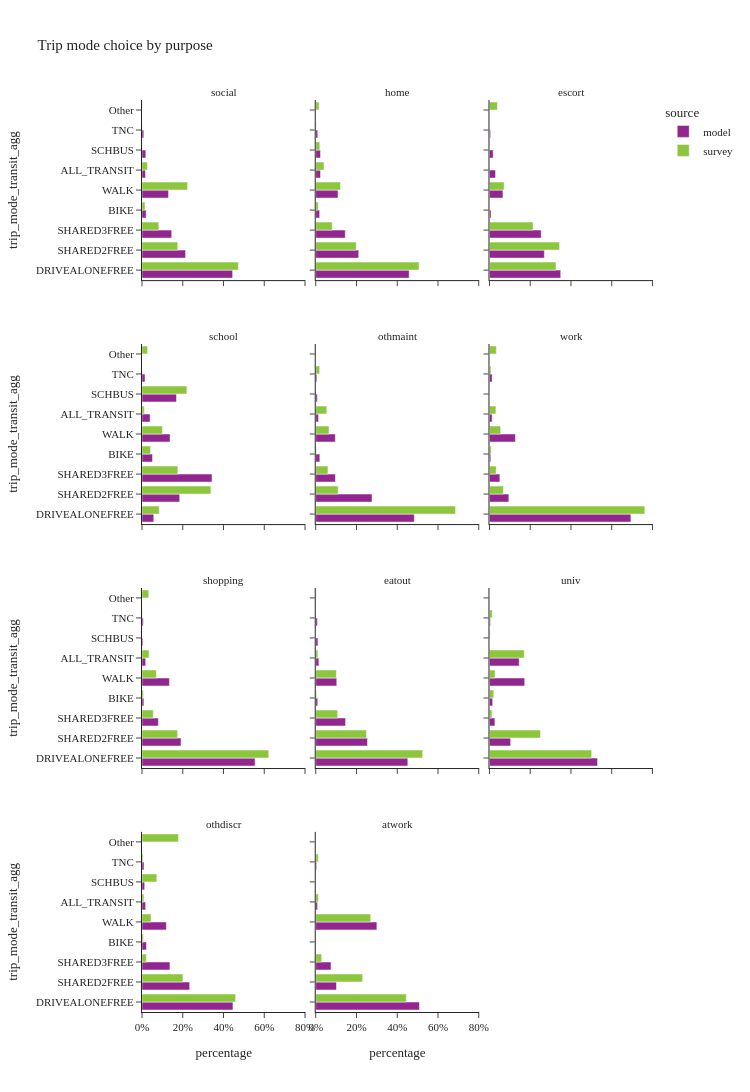
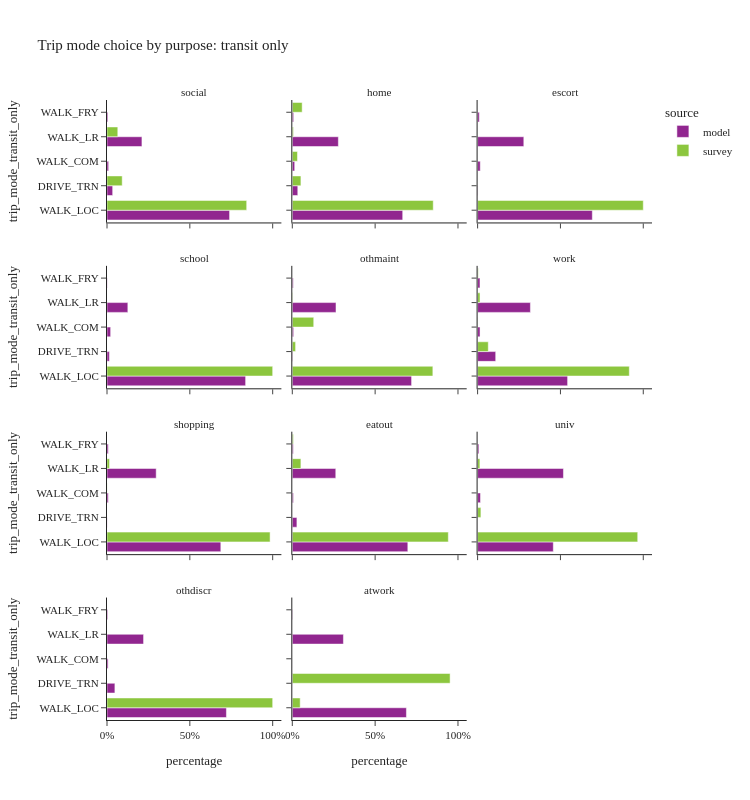

Source (notebook cell) for these figures, in order:
### Code cell
trip_mode_choice_seg(segment_col='purpose')

### Figure 1 — Plotly figure (JSON) as saved in the notebook; plotly's stock layout.template omitted (floating-point values rounded to 4 significant figures)
{"data": [{"alignmentgroup": "True", "customdata": [[164264], [79012], [53840], [7508], [48162], [6403], [6944], [3266]], "hovertemplate": "source=model<br>purpose=social<br>percentage=%{x}<br>trip_mode_transit_agg=%{y}<br>sample_size=%{customdata[0]}<extra></extra>", "legendgroup": "model", "marker": {"color": "#91268F", "pattern": {"shape": ""}}, "name": "model", "offsetgroup": "model", "orientation": "h", "showlegend": true, "textposition": "auto", "type": "bar", "x": [0.4447, 0.2139, 0.1458, 0.02032, 0.1304, 0.01733, 0.0188, 0.008841], "xaxis": "x10", "y": ["DRIVEALONEFREE", "SHARED2FREE", "SHARED3FREE", "BIKE", "WALK", "ALL_TRANSIT", "SCHBUS", "TNC"], "yaxis": "y10"}, {"alignmentgroup": "True", "customdata": [[2320333], [1067182], [734106], [97428], [553133], [118721], [118426], [50540]], "hovertemplate": "source=model<br>purpose=home<br>percentage=%{x}<br>trip_mode_transit_agg=%{y}<br>sample_size=%{customdata[0]}<extra></extra>", "legendgroup": "model", "marker": {"color": "#91268F", "pattern": {"shape": ""}}, "name": "model", "offsetgroup": "model", "orientation": "h", "showlegend": false, "textposition": "auto", "type": "bar", "x": [0.4586, 0.2109, 0.1451, 0.01926, 0.1093, 0.02346, 0.0234, 0.009988], "xaxis": "x11", "y": ["DRIVEALONEFREE", "SHARED2FREE", "SHARED3FREE", "BIKE", "WALK", "ALL_TRANSIT", "SCHBUS", "TNC"], "yaxis": "y11"}, {"alignmentgroup": "True", "customdata": [[407405], [313946], [295959], [8830], [77016], [34672], [21127], [6372]], "hovertemplate": "source=model<br>purpose=escort<br>percentage=%{x}<br>trip_mode_transit_agg=%{y}<br>sample_size=%{customdata[0]}<extra></extra>", "legendgroup": "model", "marker": {"color": "#91268F", "pattern": {"shape": ""}}, "name": "model", "offsetgroup": "model", "orientation": "h", "showlegend": false, "textposition": "auto", "type": "bar", "x": [0.3496, 0.2694, 0.254, 0.007577, 0.06609, 0.02975, 0.01813, 0.005468], "xaxis": "x12", "y": ["DRIVEALONEFREE", "SHARED2FREE", "SHARED3FREE", "BIKE", "WALK", "ALL_TRANSIT", "SCHBUS", "TNC"], "yaxis": "y12"}, {"alignmentgroup": "True", "customdata": [[39812], [127478], [236633], [35570], [94920], [27501], [116521], [10269]], "hovertemplate": "source=model<br>purpose=school<br>percentage=%{x}<br>trip_mode_transit_agg=%{y}<br>sample_size=%{customdata[0]}<extra></extra>", "legendgroup": "model", "marker": {"color": "#91268F", "pattern": {"shape": ""}}, "name": "model", "offsetgroup": "model", "orientation": "h", "showlegend": false, "textposition": "auto", "type": "bar", "x": [0.05781, 0.1851, 0.3436, 0.05165, 0.1378, 0.03993, 0.1692, 0.01491], "xaxis": "x7", "y": ["DRIVEALONEFREE", "SHARED2FREE", "SHARED3FREE", "BIKE", "WALK", "ALL_TRANSIT", "SCHBUS", "TNC"], "yaxis": "y7"}, {"alignmentgroup": "True", "customdata": [[451499], [257796], [90060], [18669], [89650], [12900], [7138], [5261]], "hovertemplate": "source=model<br>purpose=othmaint<br>percentage=%{x}<br>trip_mode_transit_agg=%{y}<br>sample_size=%{customdata[0]}<extra></extra>", "legendgroup": "model", "marker": {"color": "#91268F", "pattern": {"shape": ""}}, "name": "model", "offsetgroup": "model", "orientation": "h", "showlegend": false, "textposition": "auto", "type": "bar", "x": [0.4839, 0.2763, 0.09653, 0.02001, 0.09609, 0.01383, 0.007651, 0.005639], "xaxis": "x8", "y": ["DRIVEALONEFREE", "SHARED2FREE", "SHARED3FREE", "BIKE", "WALK", "ALL_TRANSIT", "SCHBUS", "TNC"], "yaxis": "y8"}, {"alignmentgroup": "True", "customdata": [[1348720], [184814], [99138], [12729], [247345], [25079], [25389]], "hovertemplate": "source=model<br>purpose=work<br>percentage=%{x}<br>trip_mode_transit_agg=%{y}<br>sample_size=%{customdata[0]}<extra></extra>", "legendgroup": "model", "marker": {"color": "#91268F", "pattern": {"shape": ""}}, "name": "model", "offsetgroup": "model", "orientation": "h", "showlegend": false, "textposition": "auto", "type": "bar", "x": [0.6941, 0.09511, 0.05102, 0.00655, 0.1273, 0.01291, 0.01307], "xaxis": "x9", "y": ["DRIVEALONEFREE", "SHARED2FREE", "SHARED3FREE", "BIKE", "WALK", "ALL_TRANSIT", "TNC"], "yaxis": "y9"}, {"alignmentgroup": "True", "customdata": [[883946], [305008], [128023], [14744], [214401], [28809], [7273], [9915]], "hovertemplate": "source=model<br>purpose=shopping<br>percentage=%{x}<br>trip_mode_transit_agg=%{y}<br>sample_size=%{customdata[0]}<extra></extra>", "legendgroup": "model", "marker": {"color": "#91268F", "pattern": {"shape": ""}}, "name": "model", "offsetgroup": "model", "orientation": "h", "showlegend": false, "textposition": "auto", "type": "bar", "x": [0.5552, 0.1916, 0.08041, 0.009261, 0.1347, 0.01809, 0.004568, 0.006228], "xaxis": "x4", "y": ["DRIVEALONEFREE", "SHARED2FREE", "SHARED3FREE", "BIKE", "WALK", "ALL_TRANSIT", "SCHBUS", "TNC"], "yaxis": "y4"}, {"alignmentgroup": "True", "customdata": [[333712], [187411], [108222], [7293], [76144], [11423], [8046], [6008]], "hovertemplate": "source=model<br>purpose=eatout<br>percentage=%{x}<br>trip_mode_transit_agg=%{y}<br>sample_size=%{customdata[0]}<extra></extra>", "legendgroup": "model", "marker": {"color": "#91268F", "pattern": {"shape": ""}}, "name": "model", "offsetgroup": "model", "orientation": "h", "showlegend": false, "textposition": "auto", "type": "bar", "x": [0.452, 0.2539, 0.1466, 0.009879, 0.1031, 0.01547, 0.0109, 0.008138], "xaxis": "x5", "y": ["DRIVEALONEFREE", "SHARED2FREE", "SHARED3FREE", "BIKE", "WALK", "ALL_TRANSIT", "SCHBUS", "TNC"], "yaxis": "y5"}, {"alignmentgroup": "True", "customdata": [[44680], [8755], [2248], [1314], [14564], [12293], [364]], "hovertemplate": "source=model<br>purpose=univ<br>percentage=%{x}<br>trip_mode_transit_agg=%{y}<br>sample_size=%{customdata[0]}<extra></extra>", "legendgroup": "model", "marker": {"color": "#91268F", "pattern": {"shape": ""}}, "name": "model", "offsetgroup": "model", "orientation": "h", "showlegend": false, "textposition": "auto", "type": "bar", "x": [0.5305, 0.104, 0.02669, 0.0156, 0.1729, 0.146, 0.004322], "xaxis": "x6", "y": ["DRIVEALONEFREE", "SHARED2FREE", "SHARED3FREE", "BIKE", "WALK", "ALL_TRANSIT", "TNC"], "yaxis": "y6"}, {"alignmentgroup": "True", "customdata": [[407875], [213759], [125303], [20000], [109423], [16311], [11954], [9000]], "hovertemplate": "source=model<br>purpose=othdiscr<br>percentage=%{x}<br>trip_mode_transit_agg=%{y}<br>sample_size=%{customdata[0]}<extra></extra>", "legendgroup": "model", "marker": {"color": "#91268F", "pattern": {"shape": ""}}, "name": "model", "offsetgroup": "model", "orientation": "h", "showlegend": false, "textposition": "auto", "type": "bar", "x": [0.4464, 0.234, 0.1371, 0.02189, 0.1198, 0.01785, 0.01308, 0.009851], "xaxis": "x", "y": ["DRIVEALONEFREE", "SHARED2FREE", "SHARED3FREE", "BIKE", "WALK", "ALL_TRANSIT", "SCHBUS", "TNC"], "yaxis": "y"}, {"alignmentgroup": "True", "customdata": [[208128], [41609], [30646], [315], [122736], [3689], [1799]], "hovertemplate": "source=model<br>purpose=atwork<br>percentage=%{x}<br>trip_mode_transit_agg=%{y}<br>sample_size=%{customdata[0]}<extra></extra>", "legendgroup": "model", "marker": {"color": "#91268F", "pattern": {"shape": ""}}, "name": "model", "offsetgroup": "model", "orientation": "h", "showlegend": false, "textposition": "auto", "type": "bar", "x": [0.509, 0.1018, 0.07494, 0.0007703, 0.3001, 0.009021, 0.004399], "xaxis": "x2", "y": ["DRIVEALONEFREE", "SHARED2FREE", "SHARED3FREE", "BIKE", "WALK", "ALL_TRANSIT", "TNC"], "yaxis": "y2"}, {"alignmentgroup": "True", "customdata": [[812], [326], [156], [73], [884], [62], [2], [5], [25]], "hovertemplate": "source=survey<br>purpose=social<br>percentage=%{x}<br>trip_mode_transit_agg=%{y}<br>sample_size=%{customdata[0]}<extra></extra>", "legendgroup": "survey", "marker": {"color": "#8CC63E", "pattern": {"shape": ""}}, "name": "survey", "offsetgroup": "survey", "orientation": "h", "showlegend": true, "textposition": "auto", "type": "bar", "x": [0.4728, 0.1756, 0.0827, 0.01496, 0.2239, 0.02674, 0.0005207, 0.001012, 0.001805], "xaxis": "x10", "y": ["DRIVEALONEFREE", "SHARED2FREE", "SHARED3FREE", "BIKE", "WALK", "ALL_TRANSIT", "SCHBUS", "TNC", "Other"], "yaxis": "y10"}, {"alignmentgroup": "True", "customdata": [[2679], [939], [344], [177], [1430], [339], [70], [29], [83]], "hovertemplate": "source=survey<br>purpose=home<br>percentage=%{x}<br>trip_mode_transit_agg=%{y}<br>sample_size=%{customdata[0]}<extra></extra>", "legendgroup": "survey", "marker": {"color": "#8CC63E", "pattern": {"shape": ""}}, "name": "survey", "offsetgroup": "survey", "orientation": "h", "showlegend": false, "textposition": "auto", "type": "bar", "x": [0.5071, 0.1987, 0.08097, 0.01257, 0.1217, 0.04053, 0.02002, 0.002289, 0.01608], "xaxis": "x11", "y": ["DRIVEALONEFREE", "SHARED2FREE", "SHARED3FREE", "BIKE", "WALK", "ALL_TRANSIT", "SCHBUS", "TNC", "Other"], "yaxis": "y11"}, {"alignmentgroup": "True", "customdata": [[331], [390], [187], [18], [119], [6], [2], [10]], "hovertemplate": "source=survey<br>purpose=escort<br>percentage=%{x}<br>trip_mode_transit_agg=%{y}<br>sample_size=%{customdata[0]}<extra></extra>", "legendgroup": "survey", "marker": {"color": "#8CC63E", "pattern": {"shape": ""}}, "name": "survey", "offsetgroup": "survey", "orientation": "h", "showlegend": false, "textposition": "auto", "type": "bar", "x": [0.3265, 0.3441, 0.2142, 0.00246, 0.07194, 0.001076, 0.0002535, 0.03943], "xaxis": "x12", "y": ["DRIVEALONEFREE", "SHARED2FREE", "SHARED3FREE", "BIKE", "WALK", "ALL_TRANSIT", "SCHBUS", "Other"], "yaxis": "y12"}, {"alignmentgroup": "True", "customdata": [[15], [129], [49], [10], [51], [5], [77], [5]], "hovertemplate": "source=survey<br>purpose=school<br>percentage=%{x}<br>trip_mode_transit_agg=%{y}<br>sample_size=%{customdata[0]}<extra></extra>", "legendgroup": "survey", "marker": {"color": "#8CC63E", "pattern": {"shape": ""}}, "name": "survey", "offsetgroup": "survey", "orientation": "h", "showlegend": false, "textposition": "auto", "type": "bar", "x": [0.08496, 0.3382, 0.176, 0.04189, 0.1002, 0.01134, 0.2202, 0.02719], "xaxis": "x7", "y": ["DRIVEALONEFREE", "SHARED2FREE", "SHARED3FREE", "BIKE", "WALK", "ALL_TRANSIT", "SCHBUS", "Other"], "yaxis": "y7"}, {"alignmentgroup": "True", "customdata": [[526], [163], [38], [13], [97], [54], [8], [18]], "hovertemplate": "source=survey<br>purpose=othmaint<br>percentage=%{x}<br>trip_mode_transit_agg=%{y}<br>sample_size=%{customdata[0]}<extra></extra>", "legendgroup": "survey", "marker": {"color": "#8CC63E", "pattern": {"shape": ""}}, "name": "survey", "offsetgroup": "survey", "orientation": "h", "showlegend": false, "textposition": "auto", "type": "bar", "x": [0.6862, 0.1101, 0.06008, 0.003476, 0.06522, 0.05425, 0.01936, 0.00137], "xaxis": "x8", "y": ["DRIVEALONEFREE", "SHARED2FREE", "SHARED3FREE", "BIKE", "WALK", "ALL_TRANSIT", "TNC", "Other"], "yaxis": "y8"}, {"alignmentgroup": "True", "customdata": [[1099], [79], [30], [85], [212], [206], [1], [15], [41]], "hovertemplate": "source=survey<br>purpose=work<br>percentage=%{x}<br>trip_mode_transit_agg=%{y}<br>sample_size=%{customdata[0]}<extra></extra>", "legendgroup": "survey", "marker": {"color": "#8CC63E", "pattern": {"shape": ""}}, "name": "survey", "offsetgroup": "survey", "orientation": "h", "showlegend": false, "textposition": "auto", "type": "bar", "x": [0.7624, 0.06844, 0.03305, 0.008554, 0.05476, 0.03161, 0.0001702, 0.007313, 0.03366], "xaxis": "x9", "y": ["DRIVEALONEFREE", "SHARED2FREE", "SHARED3FREE", "BIKE", "WALK", "ALL_TRANSIT", "SCHBUS", "TNC", "Other"], "yaxis": "y9"}, {"alignmentgroup": "True", "customdata": [[1060], [357], [89], [24], [301], [78], [2], [28]], "hovertemplate": "source=survey<br>purpose=shopping<br>percentage=%{x}<br>trip_mode_transit_agg=%{y}<br>sample_size=%{customdata[0]}<extra></extra>", "legendgroup": "survey", "marker": {"color": "#8CC63E", "pattern": {"shape": ""}}, "name": "survey", "offsetgroup": "survey", "orientation": "h", "showlegend": false, "textposition": "auto", "type": "bar", "x": [0.622, 0.1748, 0.05565, 0.007442, 0.07047, 0.03475, 0.001818, 0.03308], "xaxis": "x4", "y": ["DRIVEALONEFREE", "SHARED2FREE", "SHARED3FREE", "BIKE", "WALK", "ALL_TRANSIT", "TNC", "Other"], "yaxis": "y4"}, {"alignmentgroup": "True", "customdata": [[361], [173], [69], [19], [223], [27], [3], [11]], "hovertemplate": "source=survey<br>purpose=eatout<br>percentage=%{x}<br>trip_mode_transit_agg=%{y}<br>sample_size=%{customdata[0]}<extra></extra>", "legendgroup": "survey", "marker": {"color": "#8CC63E", "pattern": {"shape": ""}}, "name": "survey", "offsetgroup": "survey", "orientation": "h", "showlegend": false, "textposition": "auto", "type": "bar", "x": [0.5248, 0.2492, 0.1075, 0.00427, 0.1013, 0.01065, 0.0003805, 0.00192], "xaxis": "x5", "y": ["DRIVEALONEFREE", "SHARED2FREE", "SHARED3FREE", "BIKE", "WALK", "ALL_TRANSIT", "TNC", "Other"], "yaxis": "y5"}, {"alignmentgroup": "True", "customdata": [[23], [9], [3], [3], [14], [23], [2], [1], [1]], "hovertemplate": "source=survey<br>purpose=univ<br>percentage=%{x}<br>trip_mode_transit_agg=%{y}<br>sample_size=%{customdata[0]}<extra></extra>", "legendgroup": "survey", "marker": {"color": "#8CC63E", "pattern": {"shape": ""}}, "name": "survey", "offsetgroup": "survey", "orientation": "h", "showlegend": false, "textposition": "auto", "type": "bar", "x": [0.5016, 0.2505, 0.01209, 0.021, 0.02745, 0.1705, 0.003378, 0.01346, 0.0], "xaxis": "x6", "y": ["DRIVEALONEFREE", "SHARED2FREE", "SHARED3FREE", "BIKE", "WALK", "ALL_TRANSIT", "SCHBUS", "TNC", "Other"], "yaxis": "y6"}, {"alignmentgroup": "True", "customdata": [[74], [29], [10], [4], [27], [8], [7], [2], [11]], "hovertemplate": "source=survey<br>purpose=othdiscr<br>percentage=%{x}<br>trip_mode_transit_agg=%{y}<br>sample_size=%{customdata[0]}<extra></extra>", "legendgroup": "survey", "marker": {"color": "#8CC63E", "pattern": {"shape": ""}}, "name": "survey", "offsetgroup": "survey", "orientation": "h", "showlegend": false, "textposition": "auto", "type": "bar", "x": [0.4595, 0.201, 0.02125, 0.007088, 0.04436, 0.009476, 0.07302, 0.005278, 0.179], "xaxis": "x", "y": ["DRIVEALONEFREE", "SHARED2FREE", "SHARED3FREE", "BIKE", "WALK", "ALL_TRANSIT", "SCHBUS", "TNC", "Other"], "yaxis": "y"}, {"alignmentgroup": "True", "customdata": [[64], [19], [10], [2], [128], [3], [1], [4]], "hovertemplate": "source=survey<br>purpose=atwork<br>percentage=%{x}<br>trip_mode_transit_agg=%{y}<br>sample_size=%{customdata[0]}<extra></extra>", "legendgroup": "survey", "marker": {"color": "#8CC63E", "pattern": {"shape": ""}}, "name": "survey", "offsetgroup": "survey", "orientation": "h", "showlegend": false, "textposition": "auto", "type": "bar", "x": [0.4446, 0.2301, 0.02921, 0.001096, 0.2698, 0.01291, 0.0123, 0.0], "xaxis": "x2", "y": ["DRIVEALONEFREE", "SHARED2FREE", "SHARED3FREE", "BIKE", "WALK", "ALL_TRANSIT", "TNC", "Other"], "yaxis": "y2"}], "layout": {"annotations": [{"font": {}, "showarrow": false, "text": "othdiscr", "x": 0.16, "xanchor": "center", "xref": "paper", "y": 0.1975, "yanchor": "bottom", "yref": "paper"}, {"font": {}, "showarrow": false, "text": "atwork", "x": 0.5, "xanchor": "center", "xref": "paper", "y": 0.1975, "yanchor": "bottom", "yref": "paper"}, {"font": {}, "showarrow": false, "text": "shopping", "x": 0.16, "xanchor": "center", "xref": "paper", "y": 0.465, "yanchor": "bottom", "yref": "paper"}, {"font": {}, "showarrow": false, "text": "eatout", "x": 0.5, "xanchor": "center", "xref": "paper", "y": 0.465, "yanchor": "bottom", "yref": "paper"}, {"font": {}, "showarrow": false, "text": "univ", "x": 0.84, "xanchor": "center", "xref": "paper", "y": 0.465, "yanchor": "bottom", "yref": "paper"}, {"font": {}, "showarrow": false, "text": "school", "x": 0.16, "xanchor": "center", "xref": "paper", "y": 0.7325, "yanchor": "bottom", "yref": "paper"}, {"font": {}, "showarrow": false, "text": "othmaint", "x": 0.5, "xanchor": "center", "xref": "paper", "y": 0.7325, "yanchor": "bottom", "yref": "paper"}, {"font": {}, "showarrow": false, "text": "work", "x": 0.84, "xanchor": "center", "xref": "paper", "y": 0.7325, "yanchor": "bottom", "yref": "paper"}, {"font": {}, "showarrow": false, "text": "social", "x": 0.16, "xanchor": "center", "xref": "paper", "y": 1.0, "yanchor": "bottom", "yref": "paper"}, {"font": {}, "showarrow": false, "text": "home", "x": 0.5, "xanchor": "center", "xref": "paper", "y": 1.0, "yanchor": "bottom", "yref": "paper"}, {"font": {}, "showarrow": false, "text": "escort", "x": 0.84, "xanchor": "center", "xref": "paper", "y": 1.0, "yanchor": "bottom", "yref": "paper"}], "barmode": "group", "height": 1200, "legend": {"title": {"text": "source"}, "tracegroupgap": 0}, "title": {"text": "Trip mode choice by purpose"}, "width": 750, "xaxis": {"anchor": "y", "domain": [0.0, 0.32], "tickformat": ".0%", "title": {"text": "percentage"}}, "xaxis10": {"anchor": "y10", "domain": [0.0, 0.32], "matches": "x", "showticklabels": false}, "xaxis11": {"anchor": "y11", "domain": [0.34, 0.66], "matches": "x", "showticklabels": false}, "xaxis12": {"anchor": "y12", "domain": [0.68, 1.0], "matches": "x", "showticklabels": false}, "xaxis2": {"anchor": "y2", "domain": [0.34, 0.66], "matches": "x", "tickformat": ".0%", "title": {"text": "percentage"}}, "xaxis3": {"anchor": "y3", "domain": [0.68, 1.0], "matches": "x", "title": {"text": "percentage"}}, "xaxis4": {"anchor": "y4", "domain": [0.0, 0.32], "matches": "x", "showticklabels": false}, "xaxis5": {"anchor": "y5", "domain": [0.34, 0.66], "matches": "x", "showticklabels": false}, "xaxis6": {"anchor": "y6", "domain": [0.68, 1.0], "matches": "x", "showticklabels": false}, "xaxis7": {"anchor": "y7", "domain": [0.0, 0.32], "matches": "x", "showticklabels": false}, "xaxis8": {"anchor": "y8", "domain": [0.34, 0.66], "matches": "x", "showticklabels": false}, "xaxis9": {"anchor": "y9", "domain": [0.68, 1.0], "matches": "x", "showticklabels": false}, "yaxis": {"anchor": "x", "domain": [0.0, 0.1975], "title": {"text": "trip_mode_transit_agg"}}, "yaxis10": {"anchor": "x10", "domain": [0.8025, 1.0], "matches": "y", "title": {"text": "trip_mode_transit_agg"}}, "yaxis11": {"anchor": "x11", "domain": [0.8025, 1.0], "matches": "y", "showticklabels": false}, "yaxis12": {"anchor": "x12", "domain": [0.8025, 1.0], "matches": "y", "showticklabels": false}, "yaxis2": {"anchor": "x2", "domain": [0.0, 0.1975], "matches": "y", "showticklabels": false}, "yaxis3": {"anchor": "x3", "domain": [0.0, 0.1975], "matches": "y", "showticklabels": false}, "yaxis4": {"anchor": "x4", "domain": [0.2675, 0.465], "matches": "y", "title": {"text": "trip_mode_transit_agg"}}, "yaxis5": {"anchor": "x5", "domain": [0.2675, 0.465], "matches": "y", "showticklabels": false}, "yaxis6": {"anchor": "x6", "domain": [0.2675, 0.465], "matches": "y", "showticklabels": false}, "yaxis7": {"anchor": "x7", "domain": [0.535, 0.7325], "matches": "y", "title": {"text": "trip_mode_transit_agg"}}, "yaxis8": {"anchor": "x8", "domain": [0.535, 0.7325], "matches": "y", "showticklabels": false}, "yaxis9": {"anchor": "x9", "domain": [0.535, 0.7325], "matches": "y", "showticklabels": false}}}

### Figure 2 — Plotly figure (JSON) as saved in the notebook; plotly's stock layout.template omitted (floating-point values rounded to 4 significant figures)
{"data": [{"alignmentgroup": "True", "customdata": [[4737], [219], [63], [1350], [34]], "hovertemplate": "source=model<br>purpose=social<br>percentage=%{x}<br>trip_mode_transit_only=%{y}<br>sample_size=%{customdata[0]}<extra></extra>", "legendgroup": "model", "marker": {"color": "#91268F", "pattern": {"shape": ""}}, "name": "model", "offsetgroup": "model", "orientation": "h", "showlegend": true, "textposition": "auto", "type": "bar", "x": [0.7398, 0.0342, 0.009839, 0.2108, 0.00531], "xaxis": "x10", "y": ["WALK_LOC", "DRIVE_TRN", "WALK_COM", "WALK_LR", "WALK_FRY"], "yaxis": "y10"}, {"alignmentgroup": "True", "customdata": [[79110], [3925], [1723], [33001], [962]], "hovertemplate": "source=model<br>purpose=home<br>percentage=%{x}<br>trip_mode_transit_only=%{y}<br>sample_size=%{customdata[0]}<extra></extra>", "legendgroup": "model", "marker": {"color": "#91268F", "pattern": {"shape": ""}}, "name": "model", "offsetgroup": "model", "orientation": "h", "showlegend": false, "textposition": "auto", "type": "bar", "x": [0.6664, 0.03306, 0.01451, 0.278, 0.008103], "xaxis": "x11", "y": ["WALK_LOC", "DRIVE_TRN", "WALK_COM", "WALK_LR", "WALK_FRY"], "yaxis": "y11"}, {"alignmentgroup": "True", "customdata": [[24008], [86], [554], [9670], [354]], "hovertemplate": "source=model<br>purpose=escort<br>percentage=%{x}<br>trip_mode_transit_only=%{y}<br>sample_size=%{customdata[0]}<extra></extra>", "legendgroup": "model", "marker": {"color": "#91268F", "pattern": {"shape": ""}}, "name": "model", "offsetgroup": "model", "orientation": "h", "showlegend": false, "textposition": "auto", "type": "bar", "x": [0.6924, 0.00248, 0.01598, 0.2789, 0.01021], "xaxis": "x12", "y": ["WALK_LOC", "DRIVE_TRN", "WALK_COM", "WALK_LR", "WALK_FRY"], "yaxis": "y12"}, {"alignmentgroup": "True", "customdata": [[23010], [395], [604], [3459], [33]], "hovertemplate": "source=model<br>purpose=school<br>percentage=%{x}<br>trip_mode_transit_only=%{y}<br>sample_size=%{customdata[0]}<extra></extra>", "legendgroup": "model", "marker": {"color": "#91268F", "pattern": {"shape": ""}}, "name": "model", "offsetgroup": "model", "orientation": "h", "showlegend": false, "textposition": "auto", "type": "bar", "x": [0.8367, 0.01436, 0.02196, 0.1258, 0.0012], "xaxis": "x7", "y": ["WALK_LOC", "DRIVE_TRN", "WALK_COM", "WALK_LR", "WALK_FRY"], "yaxis": "y7"}, {"alignmentgroup": "True", "customdata": [[9287], [35], [103], [3402], [73]], "hovertemplate": "source=model<br>purpose=othmaint<br>percentage=%{x}<br>trip_mode_transit_only=%{y}<br>sample_size=%{customdata[0]}<extra></extra>", "legendgroup": "model", "marker": {"color": "#91268F", "pattern": {"shape": ""}}, "name": "model", "offsetgroup": "model", "orientation": "h", "showlegend": false, "textposition": "auto", "type": "bar", "x": [0.7199, 0.002713, 0.007984, 0.2637, 0.005659], "xaxis": "x8", "y": ["WALK_LOC", "DRIVE_TRN", "WALK_COM", "WALK_LR", "WALK_FRY"], "yaxis": "y8"}, {"alignmentgroup": "True", "customdata": [[13623], [2739], [366], [7992], [359]], "hovertemplate": "source=model<br>purpose=work<br>percentage=%{x}<br>trip_mode_transit_only=%{y}<br>sample_size=%{customdata[0]}<extra></extra>", "legendgroup": "model", "marker": {"color": "#91268F", "pattern": {"shape": ""}}, "name": "model", "offsetgroup": "model", "orientation": "h", "showlegend": false, "textposition": "auto", "type": "bar", "x": [0.5432, 0.1092, 0.01459, 0.3187, 0.01431], "xaxis": "x9", "y": ["WALK_LOC", "DRIVE_TRN", "WALK_COM", "WALK_LR", "WALK_FRY"], "yaxis": "y9"}, {"alignmentgroup": "True", "customdata": [[19791], [24], [221], [8552], [221]], "hovertemplate": "source=model<br>purpose=shopping<br>percentage=%{x}<br>trip_mode_transit_only=%{y}<br>sample_size=%{customdata[0]}<extra></extra>", "legendgroup": "model", "marker": {"color": "#91268F", "pattern": {"shape": ""}}, "name": "model", "offsetgroup": "model", "orientation": "h", "showlegend": false, "textposition": "auto", "type": "bar", "x": [0.687, 0.0008331, 0.007671, 0.2969, 0.007671], "xaxis": "x4", "y": ["WALK_LOC", "DRIVE_TRN", "WALK_COM", "WALK_LR", "WALK_FRY"], "yaxis": "y4"}, {"alignmentgroup": "True", "customdata": [[7965], [317], [77], [2997], [67]], "hovertemplate": "source=model<br>purpose=eatout<br>percentage=%{x}<br>trip_mode_transit_only=%{y}<br>sample_size=%{customdata[0]}<extra></extra>", "legendgroup": "model", "marker": {"color": "#91268F", "pattern": {"shape": ""}}, "name": "model", "offsetgroup": "model", "orientation": "h", "showlegend": false, "textposition": "auto", "type": "bar", "x": [0.6973, 0.02775, 0.006741, 0.2624, 0.005865], "xaxis": "x5", "y": ["WALK_LOC", "DRIVE_TRN", "WALK_COM", "WALK_LR", "WALK_FRY"], "yaxis": "y5"}, {"alignmentgroup": "True", "customdata": [[5617], [213], [6369], [94]], "hovertemplate": "source=model<br>purpose=univ<br>percentage=%{x}<br>trip_mode_transit_only=%{y}<br>sample_size=%{customdata[0]}<extra></extra>", "legendgroup": "model", "marker": {"color": "#91268F", "pattern": {"shape": ""}}, "name": "model", "offsetgroup": "model", "orientation": "h", "showlegend": false, "textposition": "auto", "type": "bar", "x": [0.4569, 0.01733, 0.5181, 0.007647], "xaxis": "x6", "y": ["WALK_LOC", "WALK_COM", "WALK_LR", "WALK_FRY"], "yaxis": "y6"}, {"alignmentgroup": "True", "customdata": [[11757], [777], [109], [3599], [69]], "hovertemplate": "source=model<br>purpose=othdiscr<br>percentage=%{x}<br>trip_mode_transit_only=%{y}<br>sample_size=%{customdata[0]}<extra></extra>", "legendgroup": "model", "marker": {"color": "#91268F", "pattern": {"shape": ""}}, "name": "model", "offsetgroup": "model", "orientation": "h", "showlegend": false, "textposition": "auto", "type": "bar", "x": [0.7208, 0.04764, 0.006683, 0.2206, 0.00423], "xaxis": "x", "y": ["WALK_LOC", "DRIVE_TRN", "WALK_COM", "WALK_LR", "WALK_FRY"], "yaxis": "y"}, {"alignmentgroup": "True", "customdata": [[2541], [1], [1138], [9]], "hovertemplate": "source=model<br>purpose=atwork<br>percentage=%{x}<br>trip_mode_transit_only=%{y}<br>sample_size=%{customdata[0]}<extra></extra>", "legendgroup": "model", "marker": {"color": "#91268F", "pattern": {"shape": ""}}, "name": "model", "offsetgroup": "model", "orientation": "h", "showlegend": false, "textposition": "auto", "type": "bar", "x": [0.6888, 0.0002711, 0.3085, 0.00244], "xaxis": "x2", "y": ["WALK_LOC", "WALK_COM", "WALK_LR", "WALK_FRY"], "yaxis": "y2"}, {"alignmentgroup": "True", "customdata": [[54], [4], [4]], "hovertemplate": "source=survey<br>purpose=social<br>percentage=%{x}<br>trip_mode_transit_only=%{y}<br>sample_size=%{customdata[0]}<extra></extra>", "legendgroup": "survey", "marker": {"color": "#8CC63E", "pattern": {"shape": ""}}, "name": "survey", "offsetgroup": "survey", "orientation": "h", "showlegend": true, "textposition": "auto", "type": "bar", "x": [0.8431, 0.09176, 0.06511], "xaxis": "x10", "y": ["WALK_LOC", "DRIVE_TRN", "WALK_LR"], "yaxis": "y10"}, {"alignmentgroup": "True", "customdata": [[304], [10], [4], [12], [9]], "hovertemplate": "source=survey<br>purpose=home<br>percentage=%{x}<br>trip_mode_transit_only=%{y}<br>sample_size=%{customdata[0]}<extra></extra>", "legendgroup": "survey", "marker": {"color": "#8CC63E", "pattern": {"shape": ""}}, "name": "survey", "offsetgroup": "survey", "orientation": "h", "showlegend": false, "textposition": "auto", "type": "bar", "x": [0.8507, 0.052, 0.0312, 0.006628, 0.05949], "xaxis": "x11", "y": ["WALK_LOC", "DRIVE_TRN", "WALK_COM", "WALK_LR", "WALK_FRY"], "yaxis": "y11"}, {"alignmentgroup": "True", "customdata": [[6]], "hovertemplate": "source=survey<br>purpose=escort<br>percentage=%{x}<br>trip_mode_transit_only=%{y}<br>sample_size=%{customdata[0]}<extra></extra>", "legendgroup": "survey", "marker": {"color": "#8CC63E", "pattern": {"shape": ""}}, "name": "survey", "offsetgroup": "survey", "orientation": "h", "showlegend": false, "textposition": "auto", "type": "bar", "x": [1.0], "xaxis": "x12", "y": ["WALK_LOC"], "yaxis": "y12"}, {"alignmentgroup": "True", "customdata": [[5]], "hovertemplate": "source=survey<br>purpose=school<br>percentage=%{x}<br>trip_mode_transit_only=%{y}<br>sample_size=%{customdata[0]}<extra></extra>", "legendgroup": "survey", "marker": {"color": "#8CC63E", "pattern": {"shape": ""}}, "name": "survey", "offsetgroup": "survey", "orientation": "h", "showlegend": false, "textposition": "auto", "type": "bar", "x": [1.0], "xaxis": "x7", "y": ["WALK_LOC"], "yaxis": "y7"}, {"alignmentgroup": "True", "customdata": [[48], [3], [1], [2]], "hovertemplate": "source=survey<br>purpose=othmaint<br>percentage=%{x}<br>trip_mode_transit_only=%{y}<br>sample_size=%{customdata[0]}<extra></extra>", "legendgroup": "survey", "marker": {"color": "#8CC63E", "pattern": {"shape": ""}}, "name": "survey", "offsetgroup": "survey", "orientation": "h", "showlegend": false, "textposition": "auto", "type": "bar", "x": [0.8483, 0.01977, 0.1293, 0.002564], "xaxis": "x8", "y": ["WALK_LOC", "DRIVE_TRN", "WALK_COM", "WALK_LR"], "yaxis": "y8"}, {"alignmentgroup": "True", "customdata": [[186], [12], [2], [5], [1]], "hovertemplate": "source=survey<br>purpose=work<br>percentage=%{x}<br>trip_mode_transit_only=%{y}<br>sample_size=%{customdata[0]}<extra></extra>", "legendgroup": "survey", "marker": {"color": "#8CC63E", "pattern": {"shape": ""}}, "name": "survey", "offsetgroup": "survey", "orientation": "h", "showlegend": false, "textposition": "auto", "type": "bar", "x": [0.9156, 0.06442, 0.001536, 0.01455, 0.00385], "xaxis": "x9", "y": ["WALK_LOC", "DRIVE_TRN", "WALK_COM", "WALK_LR", "WALK_FRY"], "yaxis": "y9"}, {"alignmentgroup": "True", "customdata": [[75], [2], [1]], "hovertemplate": "source=survey<br>purpose=shopping<br>percentage=%{x}<br>trip_mode_transit_only=%{y}<br>sample_size=%{customdata[0]}<extra></extra>", "legendgroup": "survey", "marker": {"color": "#8CC63E", "pattern": {"shape": ""}}, "name": "survey", "offsetgroup": "survey", "orientation": "h", "showlegend": false, "textposition": "auto", "type": "bar", "x": [0.9843, 0.0007086, 0.01495], "xaxis": "x4", "y": ["WALK_LOC", "WALK_COM", "WALK_LR"], "yaxis": "y4"}, {"alignmentgroup": "True", "customdata": [[25], [1], [1]], "hovertemplate": "source=survey<br>purpose=eatout<br>percentage=%{x}<br>trip_mode_transit_only=%{y}<br>sample_size=%{customdata[0]}<extra></extra>", "legendgroup": "survey", "marker": {"color": "#8CC63E", "pattern": {"shape": ""}}, "name": "survey", "offsetgroup": "survey", "orientation": "h", "showlegend": false, "textposition": "auto", "type": "bar", "x": [0.9416, 0.05188, 0.006471], "xaxis": "x5", "y": ["WALK_LOC", "WALK_LR", "WALK_FRY"], "yaxis": "y5"}, {"alignmentgroup": "True", "customdata": [[21], [1], [1]], "hovertemplate": "source=survey<br>purpose=univ<br>percentage=%{x}<br>trip_mode_transit_only=%{y}<br>sample_size=%{customdata[0]}<extra></extra>", "legendgroup": "survey", "marker": {"color": "#8CC63E", "pattern": {"shape": ""}}, "name": "survey", "offsetgroup": "survey", "orientation": "h", "showlegend": false, "textposition": "auto", "type": "bar", "x": [0.9664, 0.01994, 0.01368], "xaxis": "x6", "y": ["WALK_LOC", "DRIVE_TRN", "WALK_LR"], "yaxis": "y6"}, {"alignmentgroup": "True", "customdata": [[8]], "hovertemplate": "source=survey<br>purpose=othdiscr<br>percentage=%{x}<br>trip_mode_transit_only=%{y}<br>sample_size=%{customdata[0]}<extra></extra>", "legendgroup": "survey", "marker": {"color": "#8CC63E", "pattern": {"shape": ""}}, "name": "survey", "offsetgroup": "survey", "orientation": "h", "showlegend": false, "textposition": "auto", "type": "bar", "x": [1.0], "xaxis": "x", "y": ["WALK_LOC"], "yaxis": "y"}, {"alignmentgroup": "True", "customdata": [[2], [1]], "hovertemplate": "source=survey<br>purpose=atwork<br>percentage=%{x}<br>trip_mode_transit_only=%{y}<br>sample_size=%{customdata[0]}<extra></extra>", "legendgroup": "survey", "marker": {"color": "#8CC63E", "pattern": {"shape": ""}}, "name": "survey", "offsetgroup": "survey", "orientation": "h", "showlegend": false, "textposition": "auto", "type": "bar", "x": [0.04754, 0.9525], "xaxis": "x2", "y": ["WALK_LOC", "DRIVE_TRN"], "yaxis": "y2"}], "layout": {"annotations": [{"font": {}, "showarrow": false, "text": "othdiscr", "x": 0.16, "xanchor": "center", "xref": "paper", "y": 0.1975, "yanchor": "bottom", "yref": "paper"}, {"font": {}, "showarrow": false, "text": "atwork", "x": 0.5, "xanchor": "center", "xref": "paper", "y": 0.1975, "yanchor": "bottom", "yref": "paper"}, {"font": {}, "showarrow": false, "text": "shopping", "x": 0.16, "xanchor": "center", "xref": "paper", "y": 0.465, "yanchor": "bottom", "yref": "paper"}, {"font": {}, "showarrow": false, "text": "eatout", "x": 0.5, "xanchor": "center", "xref": "paper", "y": 0.465, "yanchor": "bottom", "yref": "paper"}, {"font": {}, "showarrow": false, "text": "univ", "x": 0.84, "xanchor": "center", "xref": "paper", "y": 0.465, "yanchor": "bottom", "yref": "paper"}, {"font": {}, "showarrow": false, "text": "school", "x": 0.16, "xanchor": "center", "xref": "paper", "y": 0.7325, "yanchor": "bottom", "yref": "paper"}, {"font": {}, "showarrow": false, "text": "othmaint", "x": 0.5, "xanchor": "center", "xref": "paper", "y": 0.7325, "yanchor": "bottom", "yref": "paper"}, {"font": {}, "showarrow": false, "text": "work", "x": 0.84, "xanchor": "center", "xref": "paper", "y": 0.7325, "yanchor": "bottom", "yref": "paper"}, {"font": {}, "showarrow": false, "text": "social", "x": 0.16, "xanchor": "center", "xref": "paper", "y": 1.0, "yanchor": "bottom", "yref": "paper"}, {"font": {}, "showarrow": false, "text": "home", "x": 0.5, "xanchor": "center", "xref": "paper", "y": 1.0, "yanchor": "bottom", "yref": "paper"}, {"font": {}, "showarrow": false, "text": "escort", "x": 0.84, "xanchor": "center", "xref": "paper", "y": 1.0, "yanchor": "bottom", "yref": "paper"}], "barmode": "group", "height": 800, "legend": {"title": {"text": "source"}, "tracegroupgap": 0}, "title": {"text": "Trip mode choice by purpose: transit only"}, "width": 750, "xaxis": {"anchor": "y", "domain": [0.0, 0.32], "tickformat": ".0%", "title": {"text": "percentage"}}, "xaxis10": {"anchor": "y10", "domain": [0.0, 0.32], "matches": "x", "showticklabels": false}, "xaxis11": {"anchor": "y11", "domain": [0.34, 0.66], "matches": "x", "showticklabels": false}, "xaxis12": {"anchor": "y12", "domain": [0.68, 1.0], "matches": "x", "showticklabels": false}, "xaxis2": {"anchor": "y2", "domain": [0.34, 0.66], "matches": "x", "tickformat": ".0%", "title": {"text": "percentage"}}, "xaxis3": {"anchor": "y3", "domain": [0.68, 1.0], "matches": "x", "title": {"text": "percentage"}}, "xaxis4": {"anchor": "y4", "domain": [0.0, 0.32], "matches": "x", "showticklabels": false}, "xaxis5": {"anchor": "y5", "domain": [0.34, 0.66], "matches": "x", "showticklabels": false}, "xaxis6": {"anchor": "y6", "domain": [0.68, 1.0], "matches": "x", "showticklabels": false}, "xaxis7": {"anchor": "y7", "domain": [0.0, 0.32], "matches": "x", "showticklabels": false}, "xaxis8": {"anchor": "y8", "domain": [0.34, 0.66], "matches": "x", "showticklabels": false}, "xaxis9": {"anchor": "y9", "domain": [0.68, 1.0], "matches": "x", "showticklabels": false}, "yaxis": {"anchor": "x", "domain": [0.0, 0.1975], "title": {"text": "trip_mode_transit_only"}}, "yaxis10": {"anchor": "x10", "domain": [0.8025, 1.0], "matches": "y", "title": {"text": "trip_mode_transit_only"}}, "yaxis11": {"anchor": "x11", "domain": [0.8025, 1.0], "matches": "y", "showticklabels": false}, "yaxis12": {"anchor": "x12", "domain": [0.8025, 1.0], "matches": "y", "showticklabels": false}, "yaxis2": {"anchor": "x2", "domain": [0.0, 0.1975], "matches": "y", "showticklabels": false}, "yaxis3": {"anchor": "x3", "domain": [0.0, 0.1975], "matches": "y", "showticklabels": false}, "yaxis4": {"anchor": "x4", "domain": [0.2675, 0.465], "matches": "y", "title": {"text": "trip_mode_transit_only"}}, "yaxis5": {"anchor": "x5", "domain": [0.2675, 0.465], "matches": "y", "showticklabels": false}, "yaxis6": {"anchor": "x6", "domain": [0.2675, 0.465], "matches": "y", "showticklabels": false}, "yaxis7": {"anchor": "x7", "domain": [0.535, 0.7325], "matches": "y", "title": {"text": "trip_mode_transit_only"}}, "yaxis8": {"anchor": "x8", "domain": [0.535, 0.7325], "matches": "y", "showticklabels": false}, "yaxis9": {"anchor": "x9", "domain": [0.535, 0.7325], "matches": "y", "showticklabels": false}}}
